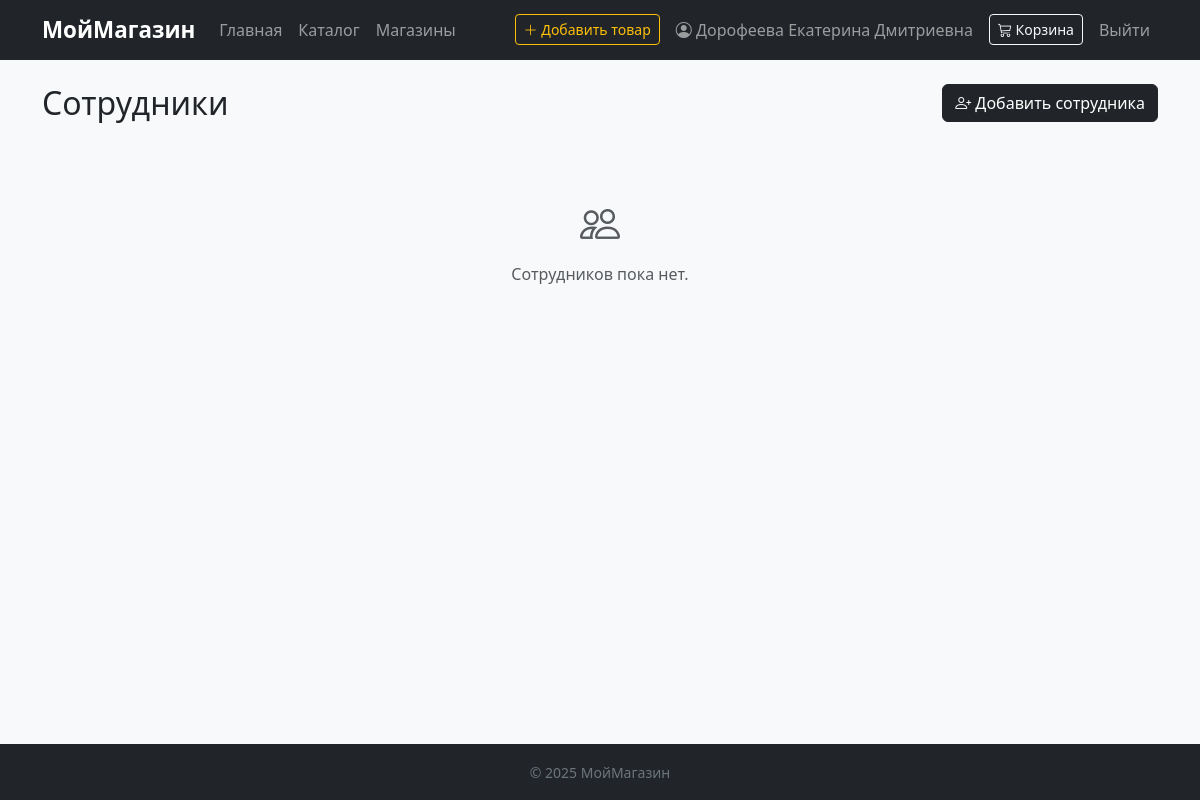
/staff (signed in), run on an earlier commit of the app's database.
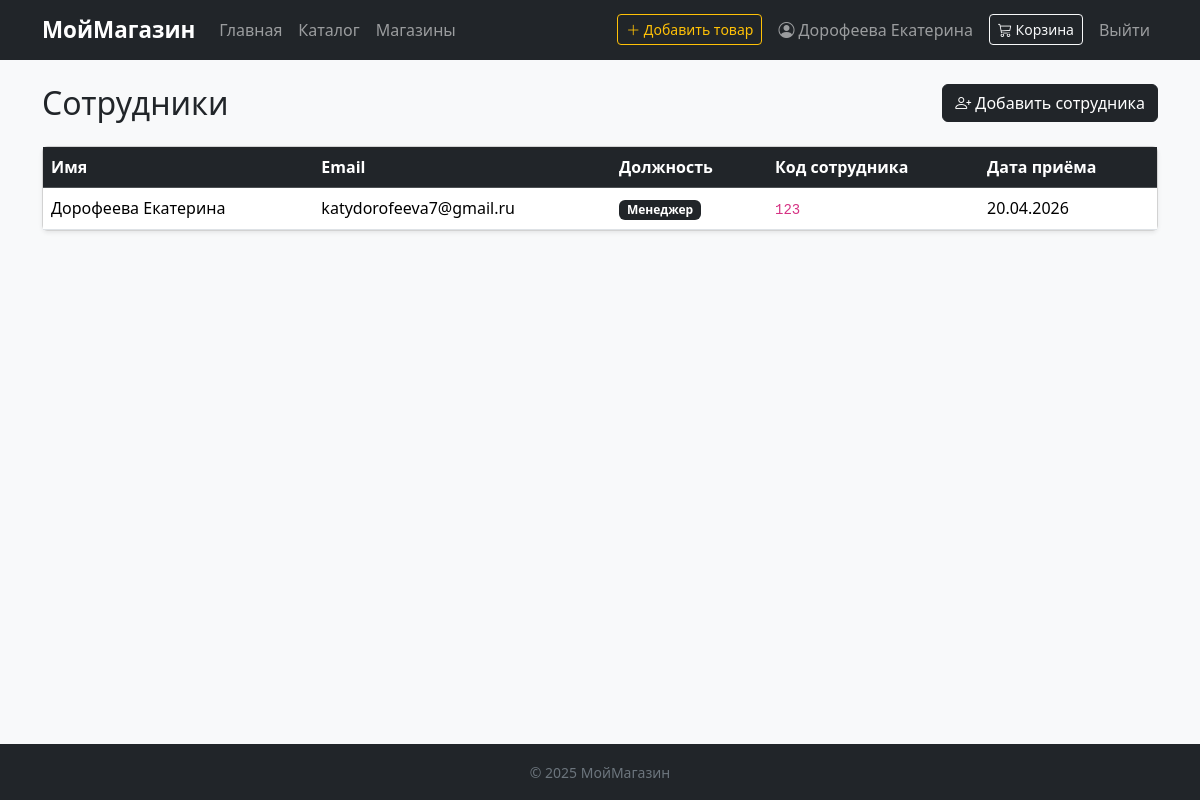
And on a later commit of the database.
### data/users.py (models this page shows, shortened)
class User(SqlAlchemyBase, UserMixin):
    __tablename__ = 'users'
    id = Column(Integer, primary_key=True, autoincrement=True)
    name = Column(String, nullable=True)
    email = Column(String, index=True, unique=True, nullable=True)
    hashed_password = Column(String, nullable=True)
    role = Column(Enum("admin", "user", "manager", "warehouse", "support", "courier", name="user_roles"), nullable=True)
    created_date = Column(DateTime, default=datetime.datetime.now)

### data/employee.py (models this page shows)
class Employee(SqlAlchemyBase):
    __tablename__ = 'employees'
    id = Column(Integer, primary_key=True, autoincrement=True)
    user_id = Column(Integer, ForeignKey('users.id'), nullable=False, unique=True)
    position = Column(String, nullable=False)
    employee_code = Column(String, nullable=False)
    hired_date = Column(DateTime, default=datetime.datetime.now)

### app.py (the view)
@app.route('/staff')
@login_required
def staff_list():
    if current_user.role not in ['admin', 'manager']:
        abort(403)
    with session_scope() as db_sess:
        employees = db_sess.query(Employee, User).join(User, Employee.user_id == User.id).all()
        staff = [{'emp': e, 'user': u} for e, u in employees]
    return render_template('staff_list.html', staff=staff)

### app.py (called while the page is built)
@contextmanager
def session_scope():
    db_sess = db_session.create_session()
    try:
        yield db_sess
    finally:
        db_sess.close()

def cart_count():
    if not current_user.is_authenticated:
        return 0
    with session_scope() as db_sess:
        items = db_sess.query(Cart).filter(Cart.user_id == current_user.id).all()
        return sum(item.quantity for item in items)

@app.context_processor
def inject_cart_count():
    return dict(cart_count=cart_count())

@login_manager.user_loader
def load_user(user_id):
    with session_scope() as db_sess:
        return db_sess.get(User, user_id)

### data/db_session.py (called while the page is built)
def create_session() -> Session:
    global __factory
    return __factory()

### templates/staff_list.html (shortened to what this page needs)
{% extends 'base.html' %}
{% block content %}
<div class="d-flex justify-content-between align-items-center mb-4">
    <h2 class="mb-0">Сотрудники</h2>
    <a href="{{ url_for('register_staff') }}" class="btn btn-dark">
        <i class="bi bi-person-plus"></i> Добавить сотрудника
    </a>
</div>
{% if staff %}
<div class="card shadow-sm">
    <div class="table-responsive">
        <table class="table table-hover mb-0">
            <thead class="table-dark">
                <tr>
                    <th>Имя</th>
                    <th>Email</th>
                    <th>Должность</th>
                    <th>Код сотрудника</th>
                    <th>Дата приёма</th>
                </tr>
            </thead>
            <tbody>
                {% for row in staff %}
                <tr>
                    <td>{{ row.user.name }}</td>
                    <td>{{ row.user.email }}</td>
                    <td><span class="badge bg-dark">{{ row.emp.position }}</span></td>
                    <td><code>{{ row.emp.employee_code }}</code></td>
                    <td>{{ row.emp.hired_date.strftime('%d.%m.%Y') }}</td>
                </tr>
                {% endfor %}
            </tbody>
        </table>
    </div>
</div>
{% else %}
<div class="text-center py-5 text-muted">
    <i class="bi bi-people fs-1"></i>
    <p class="mt-2">Сотрудников пока нет.</p>
</div>
{% endif %}
{% endblock %}

### templates/base.html (shortened to what this page needs)
<!DOCTYPE html>
<html lang="ru">
<head>
    <link href="https://cdn.jsdelivr.net/npm/bootstrap@5.3.3/dist/css/bootstrap.min.css" rel="stylesheet">
    <link href="https://cdn.jsdelivr.net/npm/bootstrap-icons@1.11.3/font/bootstrap-icons.css" rel="stylesheet">
</head>
<body class="bg-light">
<nav class="navbar navbar-expand-lg navbar-dark bg-dark">
    <div class="container">
        <a class="navbar-brand" href="{{ url_for('index') }}">МойМагазин</a>
        <div class="collapse navbar-collapse" id="navMenu">
            <ul class="navbar-nav me-auto">
                <li class="nav-item"><a class="nav-link" href="{{ url_for('index') }}">Главная</a></li>
                <li class="nav-item"><a class="nav-link" href="{{ url_for('catalog') }}">Каталог</a></li>
                <li class="nav-item"><a class="nav-link" href="{{ url_for('stores') }}">Магазины</a></li>
            </ul>
            <ul class="navbar-nav align-items-center gap-2">
                {% if current_user.is_authenticated %}
                    {% if current_user.role in ["admin", "manager", "warehouse"] %}
                    <li class="nav-item">
                        <a class="btn btn-sm btn-outline-warning" href="{{ url_for('add_product') }}">
                            <i class="bi bi-plus-lg"></i> Добавить товар
                        </a>
                    </li>
                    {% endif %}
                    <li class="nav-item">
                        <a class="nav-link" href="{{ url_for('account') }}">
                            <i class="bi bi-person-circle"></i> {{ current_user.name }}
                        </a>
                    </li>
                    <li class="nav-item">
                        <a class="btn btn-sm btn-outline-light" href="{{ url_for('cart') }}">
                            <i class="bi bi-cart3"></i> Корзина
                        </a>
                    </li>
                    <li class="nav-item">
                        <a class="nav-link" href="{{ url_for('logout') }}">Выйти</a>
                    </li>
                {% else %}
                    <li class="nav-item"><a class="nav-link" href="{{ url_for('login') }}">Войти</a></li>
                    <li class="nav-item">
                        <a class="btn btn-sm btn-outline-light" href="{{ url_for('register') }}">Регистрация</a>
                    </li>
                {% endif %}
            </ul>
        </div>
    </div>
</nav>
<main class="container my-4">
    {% block content %}{% endblock %}
</main>
<footer class="bg-dark text-secondary text-center py-3 mt-5">
    <small>&copy; 2025 МойМагазин</small>
</footer>
</body>
</html>

### templates/base.html (style rules this page uses)
.navbar-brand { font-weight: 700; font-size: 1.4rem; }
html, body { height: 100%; }
body { display: flex; flex-direction: column; min-height: 100vh; }
main { flex: 1 0 auto; }
footer { flex-shrink: 0; }

What changed in the data, as far as the page shows it:
changed User: name "Дорофеева Екатерина Дмитриевна" → "Дорофеева Екатерина"
added Employee: emp.position "Менеджер", emp.employee_code "123", emp.hired_date "20.04.2026"
Also different on the page:
text no longer shown: "Сотрудников пока нет."
text now shown: "Имя Email Должность Код сотрудника Дата приёма"
new list line: "Дорофеева Екатерина katydorofeeva7@gmail.ru"
